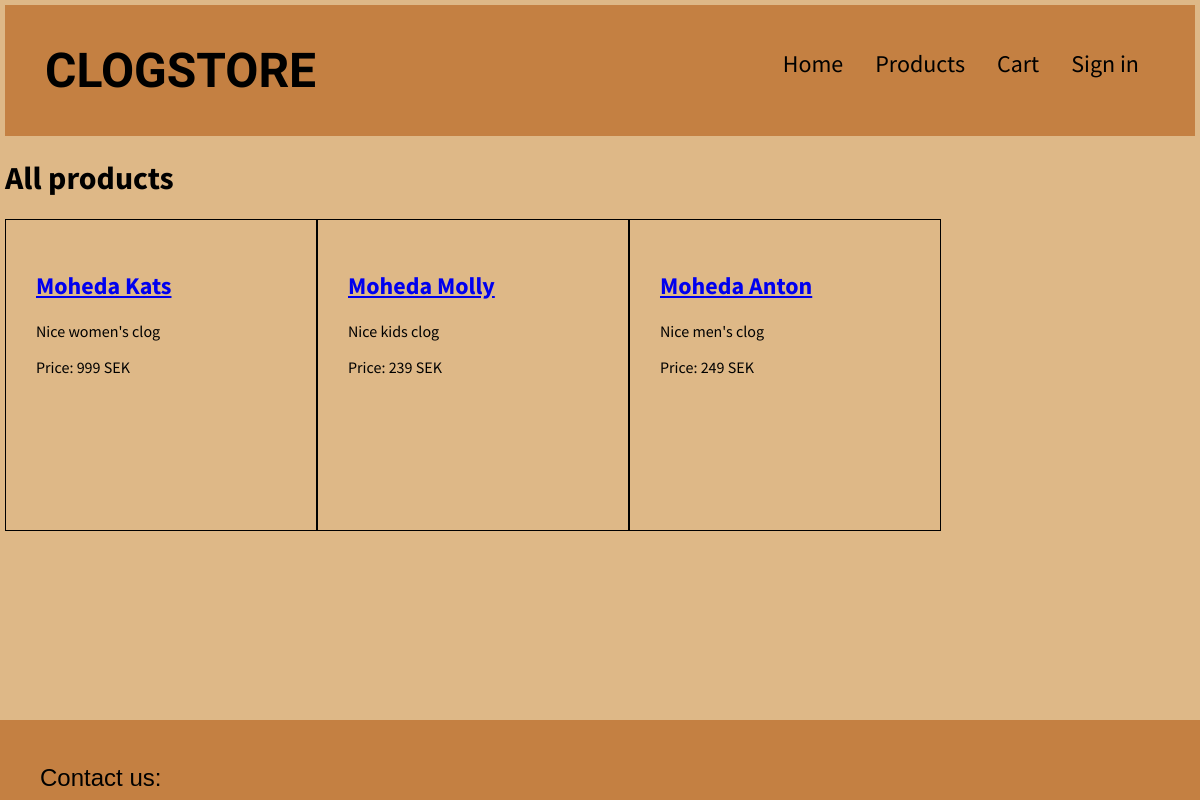
Screenshot of /?controller=products with the database file from the repository.
### tables this page shows
CREATE TABLE `product` (
  `PID` int(11) NOT NULL AUTO_INCREMENT,
  `Title` varchar(45) NOT NULL,
  `Description` varchar(45) NOT NULL,
  `Price` float NOT NULL,
  PRIMARY KEY (`PID`)
);

### includes/functions.inc.php (called while the page is built)
<?php
function loadTemplate($templateName, $templateData) {
	require("templates/header.tpl.php");
	require('templates/'.$templateName.'.tpl.php');
	require("templates/footer.tpl.php");
}

### user_controllers/products_controller.php (called while the page is built)
<?php
if (isset($_GET['cat'])) {
	$sql =
		"SELECT * FROM product, prodcat, category
		WHERE product.pid = prodcat.pid
		AND prodcat.catid = category.catid
		AND prodcat.catid = :catid";
	$stmt = $dbh->prepare($sql);
	$stmt->bindParam(':catid', $_GET['cat']);
	$stmt->execute();
} else {
	$sql = "SELECT * FROM product";
	$stmt = $dbh->query($sql);
}
$productsData = $stmt->fetchAll(PDO::FETCH_OBJ);
loadTemplate("products", $productsData);

### index.php (called while the page is built, shortened)
<?php
require_once("includes/functions.inc.php");
require_once("includes/routes.inc.php");
$controller = $_GET['controller'] ?? "default";
require_once("user_controllers/".$routes[$controller]);

### templates/products.tpl.php (the view)
<html>
    <h1><?php if(isset($_GET['cat'])) {
        echo $templateData[0]->title;
    } else {
        echo "All products";
    } ?></h1>
    <?php
    foreach($templateData as $product) :
    ?>
<div class="products">
    <h2>
        <a href="?controller=product&pid=<?php echo $product->PID;?>">
            <?php echo $product->Title;
            ?>
        </a>
    </h2>
    <p><?php echo $product->Description;?></p>
    <p>Price: <?php echo $product->Price;?> SEK</p>
    </div>
</html>
<?php
endforeach;
?>

### css/style.css (style rules this page uses)
body { background-color: burlywood; margin: 0; font-family: 'Source Sans Pro', sans-serif; padding: 5px 5px 120px 5px; }
.products { border: 1px solid black; float: left; padding: 30px; height: 250px; width: 250px; }

### rows the page displays
product: Title "Moheda Kats", Description "Nice women's clog", Price "999"
product: Title "Moheda Molly", Description "Nice kids clog", Price "239"
product: Title "Moheda Anton", Description "Nice men's clog", Price "249"
